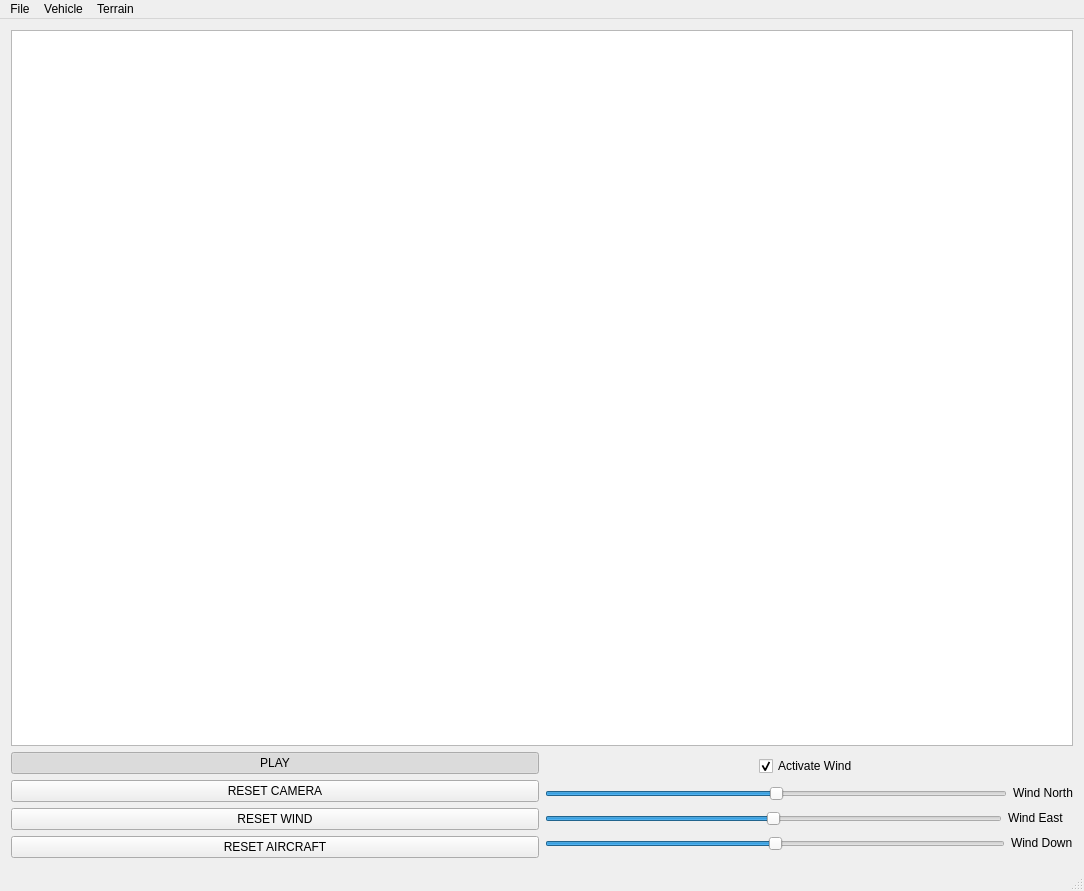
<?xml version="1.0" encoding="UTF-8"?>
<ui version="4.0">
 <class>MainWindowForm</class>
 <widget class="QMainWindow" name="MainWindowForm">
  <property name="geometry">
   <rect>
    <x>0</x>
    <y>0</y>
    <width>1084</width>
    <height>891</height>
   </rect>
  </property>
  <property name="windowTitle">
   <string>AircraftSim</string>
  </property>
  <widget class="QWidget" name="centralWidget">
   <layout class="QHBoxLayout" name="horizontalLayout">
    <item>
     <layout class="QVBoxLayout" name="verticalLayout_26">
      <item>
       <widget class="osgQOpenGLWidget" name="osgWidget"/>
      </item>
      <item>
       <layout class="QHBoxLayout" name="horizontalLayout_19">
        <item>
         <layout class="QVBoxLayout" name="verticalLayout_7">
          <item>
           <widget class="QPushButton" name="pushButton_Pause">
            <property name="autoFillBackground">
             <bool>false</bool>
            </property>
            <property name="text">
             <string>PLAY</string>
            </property>
            <property name="checkable">
             <bool>true</bool>
            </property>
            <property name="checked">
             <bool>true</bool>
            </property>
           </widget>
          </item>
          <item>
           <widget class="QPushButton" name="pushButton">
            <property name="text">
             <string>RESET CAMERA</string>
            </property>
           </widget>
          </item>
          <item>
           <widget class="QPushButton" name="pushButton_2">
            <property name="text">
             <string>RESET WIND</string>
            </property>
           </widget>
          </item>
          <item>
           <widget class="QPushButton" name="pushButton_Reset">
            <property name="text">
             <string>RESET AIRCRAFT</string>
            </property>
           </widget>
          </item>
         </layout>
        </item>
        <item>
         <layout class="QVBoxLayout" name="verticalLayout_6">
          <item>
           <layout class="QHBoxLayout" name="horizontalLayout_27">
            <item>
             <spacer name="horizontalSpacer_2">
              <property name="orientation">
               <enum>Qt::Horizontal</enum>
              </property>
              <property name="sizeType">
               <enum>QSizePolicy::Minimum</enum>
              </property>
              <property name="sizeHint" stdset="0">
               <size>
                <width>40</width>
                <height>20</height>
               </size>
              </property>
             </spacer>
            </item>
            <item>
             <widget class="QCheckBox" name="checkBox">
              <property name="sizePolicy">
               <sizepolicy hsizetype="Fixed" vsizetype="Fixed">
                <horstretch>0</horstretch>
                <verstretch>0</verstretch>
               </sizepolicy>
              </property>
              <property name="text">
               <string>Activate Wind</string>
              </property>
              <property name="checked">
               <bool>true</bool>
              </property>
             </widget>
            </item>
            <item>
             <spacer name="horizontalSpacer">
              <property name="orientation">
               <enum>Qt::Horizontal</enum>
              </property>
              <property name="sizeType">
               <enum>QSizePolicy::Minimum</enum>
              </property>
              <property name="sizeHint" stdset="0">
               <size>
                <width>40</width>
                <height>20</height>
               </size>
              </property>
             </spacer>
            </item>
           </layout>
          </item>
          <item>
           <layout class="QHBoxLayout" name="horizontalLayout_26">
            <item>
             <widget class="QSlider" name="horizontalSlider">
              <property name="sizePolicy">
               <sizepolicy hsizetype="Minimum" vsizetype="Fixed">
                <horstretch>0</horstretch>
                <verstretch>0</verstretch>
               </sizepolicy>
              </property>
              <property name="minimum">
               <number>-15</number>
              </property>
              <property name="maximum">
               <number>15</number>
              </property>
              <property name="pageStep">
               <number>3</number>
              </property>
              <property name="orientation">
               <enum>Qt::Horizontal</enum>
              </property>
             </widget>
            </item>
            <item>
             <widget class="QLabel" name="label">
              <property name="sizePolicy">
               <sizepolicy hsizetype="Fixed" vsizetype="Fixed">
                <horstretch>0</horstretch>
                <verstretch>0</verstretch>
               </sizepolicy>
              </property>
              <property name="text">
               <string>Wind North</string>
              </property>
             </widget>
            </item>
           </layout>
          </item>
          <item>
           <layout class="QHBoxLayout" name="horizontalLayout_24">
            <item>
             <widget class="QSlider" name="horizontalSlider_2">
              <property name="sizePolicy">
               <sizepolicy hsizetype="Minimum" vsizetype="Fixed">
                <horstretch>0</horstretch>
                <verstretch>0</verstretch>
               </sizepolicy>
              </property>
              <property name="minimum">
               <number>-15</number>
              </property>
              <property name="maximum">
               <number>15</number>
              </property>
              <property name="pageStep">
               <number>3</number>
              </property>
              <property name="orientation">
               <enum>Qt::Horizontal</enum>
              </property>
             </widget>
            </item>
            <item>
             <widget class="QLabel" name="label_2">
              <property name="sizePolicy">
               <sizepolicy hsizetype="Fixed" vsizetype="Fixed">
                <horstretch>0</horstretch>
                <verstretch>0</verstretch>
               </sizepolicy>
              </property>
              <property name="text">
               <string>Wind East   </string>
              </property>
             </widget>
            </item>
           </layout>
          </item>
          <item>
           <layout class="QHBoxLayout" name="horizontalLayout_25">
            <item>
             <widget class="QSlider" name="horizontalSlider_3">
              <property name="sizePolicy">
               <sizepolicy hsizetype="Minimum" vsizetype="Fixed">
                <horstretch>0</horstretch>
                <verstretch>0</verstretch>
               </sizepolicy>
              </property>
              <property name="minimum">
               <number>-15</number>
              </property>
              <property name="maximum">
               <number>15</number>
              </property>
              <property name="pageStep">
               <number>3</number>
              </property>
              <property name="orientation">
               <enum>Qt::Horizontal</enum>
              </property>
             </widget>
            </item>
            <item>
             <widget class="QLabel" name="label_3">
              <property name="sizePolicy">
               <sizepolicy hsizetype="Fixed" vsizetype="Fixed">
                <horstretch>0</horstretch>
                <verstretch>0</verstretch>
               </sizepolicy>
              </property>
              <property name="text">
               <string>Wind Down</string>
              </property>
             </widget>
            </item>
           </layout>
          </item>
         </layout>
        </item>
       </layout>
      </item>
     </layout>
    </item>
   </layout>
  </widget>
  <widget class="QMenuBar" name="menuBar">
   <property name="geometry">
    <rect>
     <x>0</x>
     <y>0</y>
     <width>1084</width>
     <height>22</height>
    </rect>
   </property>
   <widget class="QMenu" name="menuFile">
    <property name="title">
     <string>File</string>
    </property>
    <addaction name="actionExit"/>
   </widget>
   <widget class="QMenu" name="menuVehicles">
    <property name="title">
     <string>Vehicle</string>
    </property>
    <widget class="QMenu" name="menuFixed_Wing">
     <property name="title">
      <string>Fixed Wing</string>
     </property>
     <addaction name="actionEMB_312"/>
     <addaction name="actionEMB_314"/>
     <addaction name="actionF16_D"/>
     <addaction name="actionMQ9"/>
    </widget>
    <widget class="QMenu" name="menuQuadcopter">
     <property name="title">
      <string>Quadcopter</string>
     </property>
    </widget>
    <addaction name="menuFixed_Wing"/>
    <addaction name="menuQuadcopter"/>
   </widget>
   <widget class="QMenu" name="menuTerrain">
    <property name="title">
     <string>Terrain</string>
    </property>
    <addaction name="actionWar_Zone"/>
    <addaction name="actionCity"/>
    <addaction name="actionMountains"/>
   </widget>
   <addaction name="menuFile"/>
   <addaction name="menuVehicles"/>
   <addaction name="menuTerrain"/>
  </widget>
  <widget class="QStatusBar" name="statusBar"/>
  <action name="actionOpen">
   <property name="text">
    <string>Open</string>
   </property>
  </action>
  <action name="actionAbout">
   <property name="text">
    <string>About</string>
   </property>
  </action>
  <action name="actionSave">
   <property name="text">
    <string>Save</string>
   </property>
  </action>
  <action name="actionSave_As">
   <property name="text">
    <string>Save As</string>
   </property>
  </action>
  <action name="actionExit">
   <property name="text">
    <string>Exit</string>
   </property>
  </action>
  <action name="actionOpen_2">
   <property name="text">
    <string>Open</string>
   </property>
  </action>
  <action name="actionSave_2">
   <property name="text">
    <string>Save</string>
   </property>
  </action>
  <action name="actionSave_As_2">
   <property name="text">
    <string>Save As</string>
   </property>
  </action>
  <action name="actionEMB312_Fixed_Wing">
   <property name="text">
    <string>EMB312</string>
   </property>
  </action>
  <action name="actionEMB314_Fixed_Wing">
   <property name="text">
    <string>EMB314 (Fixed Wing)</string>
   </property>
  </action>
  <action name="actionF16D_Fixed_Wing">
   <property name="text">
    <string>F16D (Fixed Wing)</string>
   </property>
  </action>
  <action name="actionMQ9_Fixed_Wing">
   <property name="text">
    <string>MQ9 (Fixed Wing)</string>
   </property>
  </action>
  <action name="actionPhantom">
   <property name="text">
    <string>Phantom</string>
   </property>
  </action>
  <action name="actionEMB_312">
   <property name="text">
    <string>EMB-312</string>
   </property>
  </action>
  <action name="actionEMB_314">
   <property name="text">
    <string>EMB-314</string>
   </property>
  </action>
  <action name="actionF16_D">
   <property name="text">
    <string>F16-D</string>
   </property>
  </action>
  <action name="actionMQ9">
   <property name="text">
    <string>MQ9</string>
   </property>
  </action>
  <action name="actionPhantom_2">
   <property name="text">
    <string>Phantom</string>
   </property>
  </action>
  <action name="actionWar_Zone">
   <property name="text">
    <string>War Zone</string>
   </property>
  </action>
  <action name="actionCity">
   <property name="text">
    <string>City</string>
   </property>
  </action>
  <action name="actionMountains">
   <property name="text">
    <string>Mountains</string>
   </property>
  </action>
 </widget>
 <layoutdefault spacing="6" margin="11"/>
 <customwidgets>
  <customwidget>
   <class>osgQOpenGLWidget</class>
   <extends>QGraphicsView</extends>
   <header>osgQOpenGL/osgQOpenGLWidget</header>
  </customwidget>
 </customwidgets>
 <resources/>
 <connections/>
</ui>
